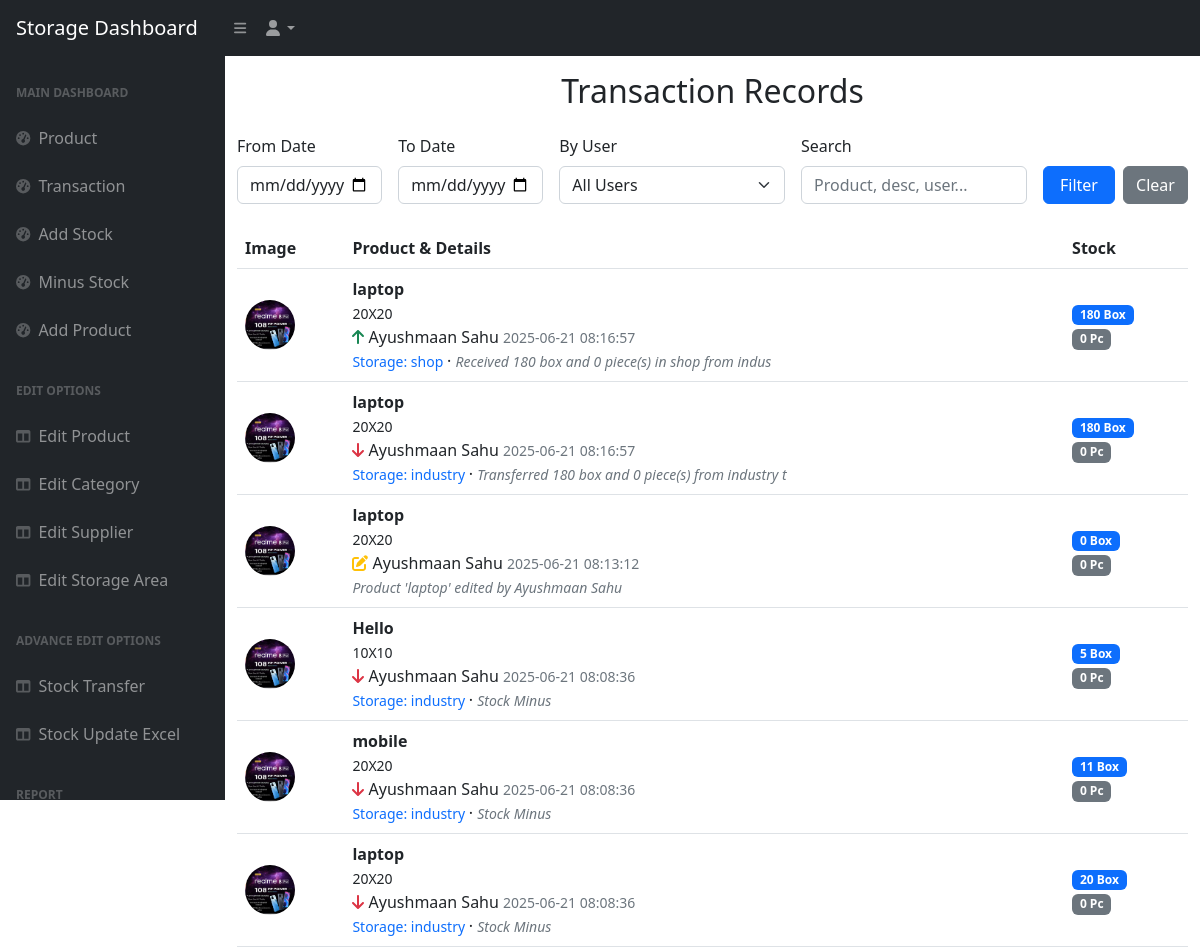
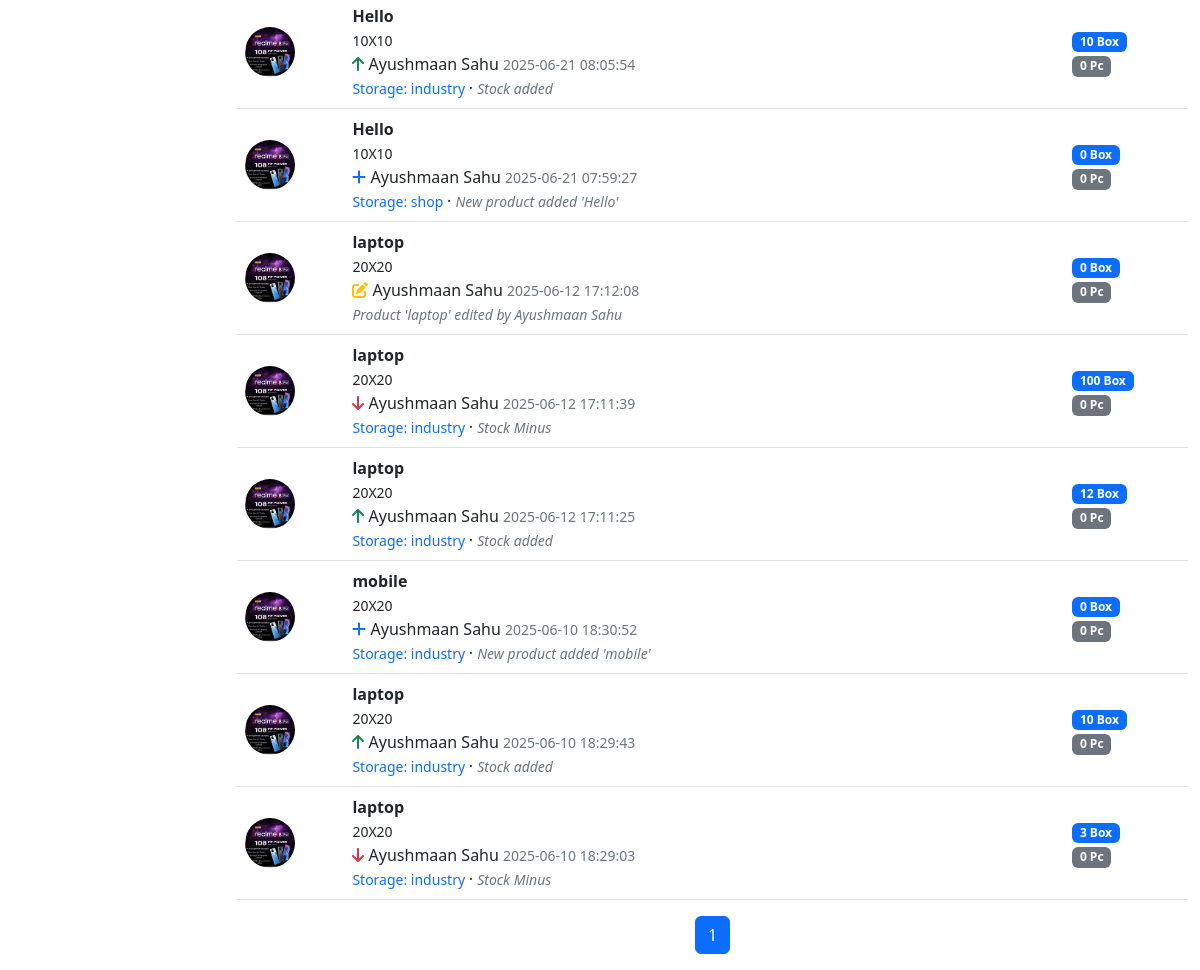
Screenshot of /rctiles/Storage Dashboard/Transaction.php with the database file from the repository (2 pictures, top to bottom).
### tables this page shows
CREATE TABLE transactions (
  transaction_id int(11) NOT NULL,
  user_id int(11) DEFAULT NULL,
  product_id int(11) DEFAULT NULL,
  storage_area_id int(11) DEFAULT NULL,
  transaction_type enum('Add','Subtract','Delete','Edit') DEFAULT NULL,
  quantity_changed int(11) DEFAULT NULL,
  transaction_date datetime DEFAULT NULL,
  description varchar(50) DEFAULT NULL
);

CREATE TABLE users (
  user_id int(11) NOT NULL,
  name varchar(100) NOT NULL,
  storage_area_id int(100) DEFAULT NULL,
  email varchar(255) DEFAULT NULL,
  phone_no varchar(15) NOT NULL,
  password varchar(255) NOT NULL,
  aadhar_id_no varchar(12) DEFAULT NULL,
  role_id int(11) DEFAULT NULL,
  date_joined datetime DEFAULT current_timestamp(),
  last_login datetime DEFAULT NULL,
  user_image varchar(255) DEFAULT NULL
);

CREATE TABLE products (
  product_id int(11) NOT NULL,
  product_name varchar(255) NOT NULL,
  description text DEFAULT NULL,
  area varchar(50) NOT NULL,
  category_id int(11) DEFAULT NULL,
  supplier_id int(11) DEFAULT NULL,
  price decimal(10,2) NOT NULL,
  cost_price decimal(10,2) DEFAULT NULL,
  product_image varchar(255) DEFAULT '../uploads/675e9296d42d0.png',
  status enum('Active','Inactive','Discontinued') DEFAULT 'Active',
  date_added datetime DEFAULT current_timestamp(),
  last_updated datetime DEFAULT current_timestamp() ON UPDATE current_timestamp()
);

CREATE TABLE category (
  category_id int(11) NOT NULL,
  category_name varchar(255) NOT NULL,
  area int(100) NOT NULL
);

CREATE TABLE storage_areas (
  storage_area_id int(11) NOT NULL,
  storage_area_name varchar(255) NOT NULL,
  location varchar(255) DEFAULT NULL
);

### rctiles/Storage Dashboard/Transaction.php (the view, shortened to what this page needs)
<?php
include '../db_connect.php';
$from_date   = $_GET['from_date']   ?? '';
$to_date     = $_GET['to_date']     ?? '';
$search_text = trim($_GET['search'] ?? '');
$limit       = 20;
$page        = isset($_GET['page']) ? max(1, intval($_GET['page'])) : 1;
$offset      = ($page - 1) * $limit;
$query = "
  SELECT
    t.transaction_id,
    u.name             AS user_name,
    u.user_image,
    p.product_name,
    c.category_name,
    s.storage_area_name,
    t.transaction_type,
    t.quantity_changed,
    t.transaction_date,
    t.description,
    IFNULL(ps.pieces_per_packet,1) AS pieces_per_packet
  FROM transactions t
  JOIN users u   ON t.user_id = u.user_id
  LEFT JOIN products p  ON t.product_id = p.product_id
  LEFT JOIN category c  ON p.category_id = c.category_id
  LEFT JOIN storage_areas s ON t.storage_area_id = s.storage_area_id
  LEFT JOIN product_stock ps
    ON t.product_id = ps.product_id
   AND t.storage_area_id = ps.storage_area_id
";
$params     = [];
$types      = '';
$count_query = "SELECT COUNT(*) as total FROM transactions t ";
$count_stmt = $mysqli->prepare($count_query);
$count_stmt->execute();
$count_result = $count_stmt->get_result();
$total_items = $count_result ? $count_result->fetch_assoc()['total'] : 0;
$total_pages = $total_items > 0 ? ceil($total_items / $limit) : 1;
$query .= " ORDER BY t.transaction_date DESC LIMIT ? OFFSET ?";
$params[] = $limit;
$params[] = $offset;
$types   .= 'ii';
$stmt = $mysqli->prepare($query);
$stmt->bind_param($types, ...$params);
$stmt->execute();
$result = $stmt->get_result();
?>
<!DOCTYPE html>
<html lang="en">
  <head>
        <link href="https://cdn.jsdelivr.net/npm/simple-datatables@7.1.2/dist/style.min.css" rel="stylesheet" />
        <link href="../css/styles.css" rel="stylesheet" />
    </head>
<body class="sb-nav-fixed">
  <?php include 'navbar.php'; ?>
  <div id="layoutSidenav_content">
    <main class="container-fluid">
      <h2 class="mt-3 mb-4 text-center">Transaction Records</h2>
      <form method="GET" class="mb-4">
        <div class="row gx-3">
          <div class="col-md-2">
            <label class="form-label">From Date</label>
            <input type="date" name="from_date" class="form-control" value="<?= htmlspecialchars($from_date) ?>">
          </div>
          <div class="col-md-2">
            <label class="form-label">To Date</label>
            <input type="date" name="to_date" class="form-control" value="<?= htmlspecialchars($to_date) ?>">
          </div>
          <div class="col-md-3">
            <label class="form-label">By User</label>
            <select name="user_id" class="form-select">
              <option value="">All Users</option>
            </select>
          </div>
          <div class="col-md-3">
            <label class="form-label">Search</label>
            <input type="text" name="search" class="form-control" placeholder="Product, desc, user..." value="<?= htmlspecialchars($search_text) ?>">
          </div>
          <div class="col-md-2 d-flex align-items-end">
            <button class="btn btn-primary w-100">Filter</button>
            <a href="?" class="btn btn-secondary ms-2">Clear</a>
          </div>
        </div>
      </form>
      <div class="table-responsive">
        <table class="table align-middle">
          <thead>
            <tr>
              <th>Image</th>
              <th>Product & Details</th>
              <th>Stock</th>
            </tr>
          </thead>
          <tbody>
            <?php if ($result->num_rows): ?>
              <?php while ($row = $result->fetch_assoc()):
                if ($row['transaction_type']==='Add')        $ic='fa-arrow-up text-success';
                elseif($row['transaction_type']==='Subtract') $ic='fa-arrow-down text-danger';
                elseif ($row['transaction_type'] === 'Edit') $ic = 'fa-edit text-warning';
                elseif($row['transaction_type']==='Delete')   $ic='fa-trash text-muted';
                elseif(strpos($row['description'],'New product')===0) $ic='fa-plus text-primary';
                else                                           $ic='fa-question-circle text-secondary';
                $boxes=intdiv($row['quantity_changed'],$row['pieces_per_packet']);
                $pcs  =$row['quantity_changed']%$row['pieces_per_packet'];
              ?>
              <tr>
                <td>
                  <img src="../uploads/<?=htmlspecialchars($row['user_image'])?>"
                       class="rounded-circle" style="width:50px;height:50px;">
                </td>
                <td>
                  <?php if($row['transaction_type']==='Delete'): ?>
                    <strong><?=htmlspecialchars($row['description'])?></strong>
                  <?php else: ?>
                    <strong><?=htmlspecialchars($row['product_name'])?></strong><br>
                    <small><?=htmlspecialchars($row['category_name'])?></small>
                  <?php endif; ?>
                  <br>
                  <i class="fas <?=$ic?>"></i>
                  <?=htmlspecialchars($row['user_name'])?>
                  <small class="text-muted"><?=htmlspecialchars($row['transaction_date'])?></small>
                  <br>
                  <?php if(!empty($row['storage_area_name'])): ?>
                    <small class="text-primary">
                      Storage: <?=htmlspecialchars($row['storage_area_name'])?>
                    </small> ·
                  <?php endif; ?>
                  <small class="fst-italic text-secondary">
                    <?=htmlspecialchars($row['description'])?>
                  </small>
                </td>
                <td>
                  <span class="badge bg-primary"><?=$boxes?> Box</span><br>
                  <span class="badge bg-secondary"><?=$pcs?> Pc</span>
                </td>
              </tr>
              <?php endwhile; ?>
            <?php else: ?>
              <tr><td colspan="3" class="text-center">No transactions found.</td></tr>
            <?php endif; ?>
          </tbody>
        </table>
        <nav aria-label="Page navigation">
          <ul class="pagination justify-content-center mt-3">
            <?php for ($i = 1; $i <= $total_pages; $i++): ?>
              <li class="page-item <?= $i == $page ? 'active' : '' ?>">
                <a class="page-link" href="<?= htmlspecialchars(preg_replace('/([&?])page=\\d+/', '$1', $_SERVER['REQUEST_URI'])) . (strpos($_SERVER['REQUEST_URI'], '?') !== false ? '&' : '?') . 'page=' . $i ?>"><?= $i ?></a>
              </li>
            <?php endfor; ?>
          </ul>
        </nav>
      </div>
    </main>
  </div>
</body>
</html>

### rctiles/Storage Dashboard/navbar.php (shortened to what this page needs)
<nav class="sb-topnav navbar navbar-expand navbar-dark bg-dark">
            <a class="navbar-brand ps-3" href="#">Storage Dashboard</a>
            <button class="btn btn-link btn-sm order-1 order-lg-0 me-4 me-lg-0" id="sidebarToggle" href="#!"><i class="fas fa-bars"></i></button>
            <ul class="navbar-nav ms-auto ms-md-0 me-3 me-lg-4">
                <li class="nav-item dropdown">
                    <a class="nav-link dropdown-toggle" id="navbarDropdown" href="#" role="button" data-bs-toggle="dropdown" aria-expanded="false"><i class="fas fa-user fa-fw"></i></a>
                </li>
            </ul>
        </nav>
        <div id="layoutSidenav">
            <div id="layoutSidenav_nav">
            <nav class="sb-sidenav accordion sb-sidenav-dark" id="sidenavAccordion">
                    <div class="sb-sidenav-menu">
                        <div class="nav">
                            <div class="sb-sidenav-menu-heading">Main Dashboard</div>
                            <a class="nav-link" href="Product.php">
                                <div class="sb-nav-link-icon"><i class="fas fa-tachometer-alt"></i></div>
                                Product
                            </a>
                            <a class="nav-link" href="Transaction.php">
                                <div class="sb-nav-link-icon"><i class="fas fa-tachometer-alt"></i></div>
                                Transaction
                            </a>
                            <a class="nav-link" href="Add_Stock.php">
                                <div class="sb-nav-link-icon"><i class="fas fa-tachometer-alt"></i></div>
                                Add Stock
                            </a>
                            <a class="nav-link" href="Minus_Stock.php">
                                <div class="sb-nav-link-icon"><i class="fas fa-tachometer-alt"></i></div>
                                Minus Stock
                            </a>
                            <a class="nav-link" href="Add_Product.php">
                                <div class="sb-nav-link-icon"><i class="fas fa-tachometer-alt"></i></div>
                                Add Product
                            </a>
                            <div class="sb-sidenav-menu-heading">Edit Options</div>
                            <a class="nav-link collapsed" href="Edit_Product.php" >
                                <div class="sb-nav-link-icon"><i class="fas fa-columns"></i></div>
                                Edit Product
                            </a>
                            <a class="nav-link collapsed" href="Edit_Category.php" >
                                <div class="sb-nav-link-icon"><i class="fas fa-columns"></i></div>
                                Edit Category
                            </a>
                            <a class="nav-link collapsed" href="Edit_Supplier.php" >
                                <div class="sb-nav-link-icon"><i class="fas fa-columns"></i></div>
                                Edit Supplier
                            </a>
                            <a class="nav-link collapsed" href="Edit_Storage_Area.php" >
                                <div class="sb-nav-link-icon"><i class="fas fa-columns"></i></div>
                                Edit Storage Area
                            </a>
                            <div class="sb-sidenav-menu-heading">Advance Edit Options</div>
                            <a class="nav-link collapsed" href="Stock_Transfer.php" >
                                <div class="sb-nav-link-icon"><i class="fas fa-columns"></i></div>
                                Stock Transfer
                            </a>
                            <a class="nav-link collapsed" href="Stock_Update_Excel.php" >
                                <div class="sb-nav-link-icon"><i class="fas fa-columns"></i></div>
                                Stock Update Excel
                            </a>
                            <div class="sb-sidenav-menu-heading">Report</div>
                </nav>
            </div>

### rows the page displays
transactions: user.user_image (picture), product.product_name "laptop", category.category_name "20X20", user.name "Ayushmaan Sahu", transaction_date "2025-06-21 08:16:57", storage_area.storage_area_name "shop", description "Received 180 box and 0 piece(s) in shop from indus", boxes "180", pcs "0"
transactions: user.user_image (picture), product.product_name "laptop", category.category_name "20X20", user.name "Ayushmaan Sahu", transaction_date "2025-06-21 08:16:57", storage_area.storage_area_name "industry", description "Transferred 180 box and 0 piece(s) from industry t", boxes "180", pcs "0"
transactions: user.user_image (picture), product.product_name "laptop", category.category_name "20X20", user.name "Ayushmaan Sahu", transaction_date "2025-06-21 08:13:12", description "Product 'laptop' edited by Ayushmaan Sahu", quantity_changed "0"
transactions: user.user_image (picture), product.product_name "Hello", category.category_name "10X10", user.name "Ayushmaan Sahu", transaction_date "2025-06-21 08:08:36", storage_area.storage_area_name "industry", description "Stock Minus", boxes "5", pcs "0"
transactions: user.user_image (picture), product.product_name "mobile", category.category_name "20X20", user.name "Ayushmaan Sahu", transaction_date "2025-06-21 08:08:36", storage_area.storage_area_name "industry", description "Stock Minus", boxes "11", pcs "0"
transactions: user.user_image (picture), product.product_name "laptop", category.category_name "20X20", user.name "Ayushmaan Sahu", transaction_date "2025-06-21 08:08:36", storage_area.storage_area_name "industry", description "Stock Minus", boxes "20", pcs "0"
transactions: user.user_image (picture), product.product_name "Hello", category.category_name "10X10", user.name "Ayushmaan Sahu", transaction_date "2025-06-21 08:05:54", storage_area.storage_area_name "industry", description "Stock added", boxes "10", pcs "0"
transactions: user.user_image (picture), product.product_name "Hello", category.category_name "10X10", user.name "Ayushmaan Sahu", transaction_date "2025-06-21 07:59:27", storage_area.storage_area_name "shop", description "New product added 'Hello'", quantity_changed "0"
transactions: user.user_image (picture), product.product_name "laptop", category.category_name "20X20", user.name "Ayushmaan Sahu", transaction_date "2025-06-12 17:12:08", description "Product 'laptop' edited by Ayushmaan Sahu", quantity_changed "0"
transactions: user.user_image (picture), product.product_name "laptop", category.category_name "20X20", user.name "Ayushmaan Sahu", transaction_date "2025-06-12 17:11:39", storage_area.storage_area_name "industry", description "Stock Minus", boxes "100", pcs "0"
transactions: user.user_image (picture), product.product_name "laptop", category.category_name "20X20", user.name "Ayushmaan Sahu", transaction_date "2025-06-12 17:11:25", storage_area.storage_area_name "industry", description "Stock added", boxes "12", pcs "0"
transactions: user.user_image (picture), product.product_name "mobile", category.category_name "20X20", user.name "Ayushmaan Sahu", transaction_date "2025-06-10 18:30:52", storage_area.storage_area_name "industry", description "New product added 'mobile'", quantity_changed "0"
transactions: user.user_image (picture), product.product_name "laptop", category.category_name "20X20", user.name "Ayushmaan Sahu", transaction_date "2025-06-10 18:29:43", storage_area.storage_area_name "industry", description "Stock added", boxes "10", pcs "0"
transactions: user.user_image (picture), product.product_name "laptop", category.category_name "20X20", user.name "Ayushmaan Sahu", transaction_date "2025-06-10 18:29:03", storage_area.storage_area_name "industry", description "Stock Minus", boxes "3", pcs "0"
